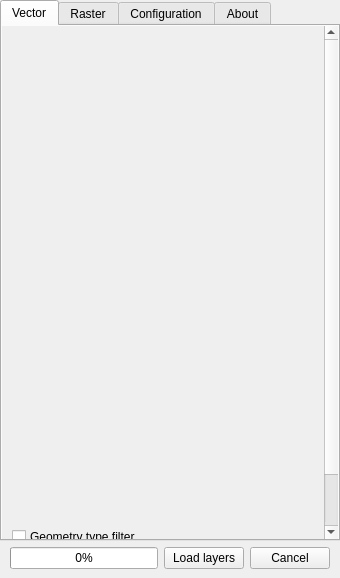
<?xml version="1.0" encoding="UTF-8"?>
<ui version="4.0">
 <class>DockWidget</class>
 <widget class="QDockWidget" name="DockWidget">
  <property name="geometry">
   <rect>
    <x>0</x>
    <y>0</y>
    <width>340</width>
    <height>578</height>
   </rect>
  </property>
  <property name="floating">
   <bool>false</bool>
  </property>
  <property name="allowedAreas">
   <set>Qt::LeftDockWidgetArea|Qt::RightDockWidgetArea</set>
  </property>
  <property name="windowTitle">
   <string>Load Them All</string>
  </property>
  <widget class="QWidget" name="dockWidgetContents">
   <layout class="QGridLayout" name="gridLayout_8">
    <property name="leftMargin">
     <number>0</number>
    </property>
    <property name="topMargin">
     <number>0</number>
    </property>
    <property name="rightMargin">
     <number>0</number>
    </property>
    <item row="0" column="0">
     <widget class="QTabWidget" name="tabWidget">
      <property name="maximumSize">
       <size>
        <width>16777215</width>
        <height>16777215</height>
       </size>
      </property>
      <property name="currentIndex">
       <number>0</number>
      </property>
      <widget class="QWidget" name="tabVector">
       <attribute name="title">
        <string>Vector</string>
       </attribute>
       <layout class="QGridLayout" name="gridLayout_6">
        <property name="leftMargin">
         <number>0</number>
        </property>
        <property name="topMargin">
         <number>0</number>
        </property>
        <property name="rightMargin">
         <number>0</number>
        </property>
        <property name="bottomMargin">
         <number>0</number>
        </property>
        <item row="0" column="0">
         <widget class="QScrollArea" name="scrollArea">
          <property name="frameShape">
           <enum>QFrame::NoFrame</enum>
          </property>
          <property name="horizontalScrollBarPolicy">
           <enum>Qt::ScrollBarAlwaysOff</enum>
          </property>
          <property name="widgetResizable">
           <bool>true</bool>
          </property>
          <widget class="QWidget" name="scrollAreaWidgetContents">
           <property name="geometry">
            <rect>
             <x>0</x>
             <y>-93</y>
             <width>322</width>
             <height>579</height>
            </rect>
           </property>
           <layout class="QGridLayout" name="gridLayout">
            <item row="0" column="0">
             <widget class="QStackedWidget" name="stackedWidgetVector">
              <property name="minimumSize">
               <size>
                <width>0</width>
                <height>488</height>
               </size>
              </property>
              <widget class="QWidget" name="page"/>
              <widget class="QWidget" name="page_2"/>
             </widget>
            </item>
            <item row="1" column="0">
             <widget class="QGroupBox" name="groupBoxGeometryTypeFilter">
              <property name="toolTip">
               <string/>
              </property>
              <property name="title">
               <string>Geometry type filter</string>
              </property>
              <property name="checkable">
               <bool>true</bool>
              </property>
              <property name="checked">
               <bool>false</bool>
              </property>
              <layout class="QGridLayout" name="gridLayout_2">
               <property name="leftMargin">
                <number>9</number>
               </property>
               <property name="topMargin">
                <number>9</number>
               </property>
               <property name="bottomMargin">
                <number>9</number>
               </property>
               <item row="0" column="3">
                <widget class="QCheckBox" name="chkPolygon">
                 <property name="text">
                  <string>Polygon</string>
                 </property>
                </widget>
               </item>
               <item row="0" column="1">
                <widget class="QCheckBox" name="chkPoint">
                 <property name="text">
                  <string>Point</string>
                 </property>
                </widget>
               </item>
               <item row="0" column="2">
                <widget class="QCheckBox" name="chkLine">
                 <property name="text">
                  <string>Line</string>
                 </property>
                </widget>
               </item>
               <item row="0" column="0">
                <spacer name="horizontalSpacer">
                 <property name="orientation">
                  <enum>Qt::Horizontal</enum>
                 </property>
                 <property name="sizeType">
                  <enum>QSizePolicy::Fixed</enum>
                 </property>
                 <property name="sizeHint" stdset="0">
                  <size>
                   <width>30</width>
                   <height>20</height>
                  </size>
                 </property>
                </spacer>
               </item>
              </layout>
             </widget>
            </item>
           </layout>
          </widget>
         </widget>
        </item>
       </layout>
      </widget>
      <widget class="QWidget" name="tabRaster">
       <attribute name="title">
        <string>Raster</string>
       </attribute>
       <layout class="QVBoxLayout" name="verticalLayout_5">
        <property name="leftMargin">
         <number>0</number>
        </property>
        <property name="topMargin">
         <number>0</number>
        </property>
        <property name="rightMargin">
         <number>0</number>
        </property>
        <property name="bottomMargin">
         <number>0</number>
        </property>
        <item>
         <widget class="QScrollArea" name="scrollArea_2">
          <property name="frameShape">
           <enum>QFrame::NoFrame</enum>
          </property>
          <property name="horizontalScrollBarPolicy">
           <enum>Qt::ScrollBarAlwaysOff</enum>
          </property>
          <property name="widgetResizable">
           <bool>true</bool>
          </property>
          <widget class="QWidget" name="scrollAreaWidgetContents_4">
           <property name="geometry">
            <rect>
             <x>0</x>
             <y>0</y>
             <width>322</width>
             <height>608</height>
            </rect>
           </property>
           <layout class="QGridLayout" name="gridLayout_11">
            <item row="0" column="0">
             <widget class="QStackedWidget" name="stackedWidgetRaster">
              <property name="minimumSize">
               <size>
                <width>0</width>
                <height>488</height>
               </size>
              </property>
              <widget class="QWidget" name="page_7"/>
              <widget class="QWidget" name="page_8"/>
             </widget>
            </item>
            <item row="1" column="0">
             <widget class="QGroupBox" name="groupBoxRasterTypeFilter">
              <property name="title">
               <string>Raster type filter</string>
              </property>
              <property name="checkable">
               <bool>true</bool>
              </property>
              <property name="checked">
               <bool>false</bool>
              </property>
              <layout class="QGridLayout" name="gridLayout_10">
               <property name="leftMargin">
                <number>10</number>
               </property>
               <property name="topMargin">
                <number>9</number>
               </property>
               <property name="bottomMargin">
                <number>9</number>
               </property>
               <item row="0" column="0">
                <widget class="QCheckBox" name="chkGray">
                 <property name="text">
                  <string>Gray or Undefined</string>
                 </property>
                </widget>
               </item>
               <item row="0" column="1">
                <widget class="QCheckBox" name="chkPalette">
                 <property name="text">
                  <string>Palette</string>
                 </property>
                </widget>
               </item>
               <item row="1" column="0">
                <widget class="QCheckBox" name="chkMultiband">
                 <property name="text">
                  <string>Multiband</string>
                 </property>
                </widget>
               </item>
               <item row="1" column="1">
                <widget class="QCheckBox" name="chkColorLayer">
                 <property name="text">
                  <string>Color Layer</string>
                 </property>
                </widget>
               </item>
              </layout>
             </widget>
            </item>
           </layout>
          </widget>
         </widget>
        </item>
       </layout>
      </widget>
      <widget class="QWidget" name="tabConfiguration">
       <property name="sizePolicy">
        <sizepolicy hsizetype="Expanding" vsizetype="Expanding">
         <horstretch>0</horstretch>
         <verstretch>0</verstretch>
        </sizepolicy>
       </property>
       <attribute name="title">
        <string>Configuration</string>
       </attribute>
       <layout class="QGridLayout" name="gridLayout_4">
        <property name="leftMargin">
         <number>0</number>
        </property>
        <property name="topMargin">
         <number>0</number>
        </property>
        <property name="rightMargin">
         <number>0</number>
        </property>
        <property name="bottomMargin">
         <number>0</number>
        </property>
        <property name="horizontalSpacing">
         <number>6</number>
        </property>
        <item row="0" column="0">
         <widget class="QScrollArea" name="scrollArea_3">
          <property name="frameShape">
           <enum>QFrame::NoFrame</enum>
          </property>
          <property name="horizontalScrollBarPolicy">
           <enum>Qt::ScrollBarAlwaysOff</enum>
          </property>
          <property name="widgetResizable">
           <bool>true</bool>
          </property>
          <property name="alignment">
           <set>Qt::AlignCenter</set>
          </property>
          <widget class="QWidget" name="scrollAreaWidgetContents_2">
           <property name="geometry">
            <rect>
             <x>0</x>
             <y>0</y>
             <width>348</width>
             <height>515</height>
            </rect>
           </property>
           <property name="sizePolicy">
            <sizepolicy hsizetype="Expanding" vsizetype="Expanding">
             <horstretch>0</horstretch>
             <verstretch>0</verstretch>
            </sizepolicy>
           </property>
           <layout class="QGridLayout" name="gridLayout_3">
            <property name="topMargin">
             <number>9</number>
            </property>
            <item row="0" column="0">
             <layout class="QGridLayout" name="gridLayout_14">
              <property name="leftMargin">
               <number>6</number>
              </property>
              <property name="topMargin">
               <number>0</number>
              </property>
              <property name="rightMargin">
               <number>0</number>
              </property>
              <property name="bottomMargin">
               <number>0</number>
              </property>
              <item row="0" column="0">
               <spacer name="verticalSpacer">
                <property name="orientation">
                 <enum>Qt::Vertical</enum>
                </property>
                <property name="sizeType">
                 <enum>QSizePolicy::Preferred</enum>
                </property>
                <property name="sizeHint" stdset="0">
                 <size>
                  <width>20</width>
                  <height>13</height>
                 </size>
                </property>
               </spacer>
              </item>
              <item row="1" column="0">
               <widget class="QCheckBox" name="chkGroups">
                <property name="sizePolicy">
                 <sizepolicy hsizetype="Preferred" vsizetype="Expanding">
                  <horstretch>0</horstretch>
                  <verstretch>0</verstretch>
                 </sizepolicy>
                </property>
                <property name="maximumSize">
                 <size>
                  <width>16777215</width>
                  <height>16777215</height>
                 </size>
                </property>
                <property name="text">
                 <string>Create groups based on directories' names</string>
                </property>
                <property name="checked">
                 <bool>true</bool>
                </property>
               </widget>
              </item>
              <item row="2" column="0">
               <widget class="QCheckBox" name="chkLayersOff">
                <property name="sizePolicy">
                 <sizepolicy hsizetype="Minimum" vsizetype="Expanding">
                  <horstretch>0</horstretch>
                  <verstretch>0</verstretch>
                 </sizepolicy>
                </property>
                <property name="maximumSize">
                 <size>
                  <width>16777215</width>
                  <height>16777215</height>
                 </size>
                </property>
                <property name="text">
                 <string>Turn off the loaded layers</string>
                </property>
                <property name="checked">
                 <bool>true</bool>
                </property>
               </widget>
              </item>
              <item row="3" column="0">
               <widget class="QCheckBox" name="chkDoNotEmpty">
                <property name="sizePolicy">
                 <sizepolicy hsizetype="Minimum" vsizetype="Expanding">
                  <horstretch>0</horstretch>
                  <verstretch>0</verstretch>
                 </sizepolicy>
                </property>
                <property name="text">
                 <string>Do not load empty vector layers </string>
                </property>
                <property name="checked">
                 <bool>true</bool>
                </property>
               </widget>
              </item>
              <item row="4" column="0">
               <widget class="QCheckBox" name="chkSort">
                <property name="sizePolicy">
                 <sizepolicy hsizetype="Minimum" vsizetype="Expanding">
                  <horstretch>0</horstretch>
                  <verstretch>0</verstretch>
                 </sizepolicy>
                </property>
                <property name="text">
                 <string>Sort loaded layers by name</string>
                </property>
                <property name="checked">
                 <bool>true</bool>
                </property>
               </widget>
              </item>
              <item row="5" column="0">
               <layout class="QHBoxLayout" name="horizontalLayout_3">
                <item>
                 <spacer name="horizontalSpacer_5">
                  <property name="orientation">
                   <enum>Qt::Horizontal</enum>
                  </property>
                  <property name="sizeType">
                   <enum>QSizePolicy::Fixed</enum>
                  </property>
                  <property name="sizeHint" stdset="0">
                   <size>
                    <width>25</width>
                    <height>10</height>
                   </size>
                  </property>
                 </spacer>
                </item>
                <item>
                 <widget class="QCheckBox" name="chkReverseSort">
                  <property name="sizePolicy">
                   <sizepolicy hsizetype="Minimum" vsizetype="Expanding">
                    <horstretch>0</horstretch>
                    <verstretch>0</verstretch>
                   </sizepolicy>
                  </property>
                  <property name="text">
                   <string>Reverse sort order</string>
                  </property>
                 </widget>
                </item>
               </layout>
              </item>
              <item row="6" column="0">
               <widget class="QCheckBox" name="chkCaseInsensitive">
                <property name="sizePolicy">
                 <sizepolicy hsizetype="Minimum" vsizetype="Expanding">
                  <horstretch>0</horstretch>
                  <verstretch>0</verstretch>
                 </sizepolicy>
                </property>
                <property name="text">
                 <string>Ignore case in the alphanumeric filter</string>
                </property>
                <property name="checked">
                 <bool>true</bool>
                </property>
               </widget>
              </item>
              <item row="7" column="0">
               <widget class="QCheckBox" name="chkAccentInsensitive">
                <property name="sizePolicy">
                 <sizepolicy hsizetype="Minimum" vsizetype="Expanding">
                  <horstretch>0</horstretch>
                  <verstretch>0</verstretch>
                 </sizepolicy>
                </property>
                <property name="toolTip">
                 <string>This option requires the Python lib 'unidecode'</string>
                </property>
                <property name="text">
                 <string>Ignore accents in the alphanumeric filter</string>
                </property>
                <property name="checked">
                 <bool>false</bool>
                </property>
               </widget>
              </item>
              <item row="10" column="0">
               <widget class="QGroupBox" name="groupBox_2">
                <property name="sizePolicy">
                 <sizepolicy hsizetype="Preferred" vsizetype="MinimumExpanding">
                  <horstretch>0</horstretch>
                  <verstretch>0</verstretch>
                 </sizepolicy>
                </property>
                <property name="title">
                 <string>SubLayers</string>
                </property>
                <layout class="QGridLayout" name="gridLayout_13">
                 <item row="0" column="0">
                  <widget class="QCheckBox" name="chkSearchParentLayer">
                   <property name="text">
                    <string>Include parent in search</string>
                   </property>
                  </widget>
                 </item>
                 <item row="1" column="0">
                  <widget class="QCheckBox" name="chkAddParentLayerName">
                   <property name="text">
                    <string>Include parent name in loaded sublayers</string>
                   </property>
                   <property name="checked">
                    <bool>true</bool>
                   </property>
                  </widget>
                 </item>
                </layout>
               </widget>
              </item>
              <item row="12" column="0">
               <widget class="QGroupBox" name="groupBox">
                <property name="minimumSize">
                 <size>
                  <width>0</width>
                  <height>60</height>
                 </size>
                </property>
                <property name="maximumSize">
                 <size>
                  <width>16777215</width>
                  <height>100</height>
                 </size>
                </property>
                <property name="title">
                 <string/>
                </property>
                <layout class="QGridLayout" name="gridLayout_5">
                 <item row="0" column="0">
                  <layout class="QHBoxLayout" name="horizontalLayout_2" stretch="1,1">
                   <property name="spacing">
                    <number>6</number>
                   </property>
                   <property name="topMargin">
                    <number>0</number>
                   </property>
                   <item>
                    <widget class="QLineEdit" name="txtNumLayersToConfirm">
                     <property name="maximumSize">
                      <size>
                       <width>50</width>
                       <height>25</height>
                      </size>
                     </property>
                     <property name="text">
                      <string>50</string>
                     </property>
                    </widget>
                   </item>
                   <item>
                    <widget class="QLabel" name="label_6">
                     <property name="minimumSize">
                      <size>
                       <width>0</width>
                       <height>0</height>
                      </size>
                     </property>
                     <property name="font">
                      <font>
                       <pointsize>9</pointsize>
                      </font>
                     </property>
                     <property name="text">
                      <string>Number of layers to show you a confirmation dialog before the load</string>
                     </property>
                     <property name="alignment">
                      <set>Qt::AlignLeading|Qt::AlignLeft|Qt::AlignVCenter</set>
                     </property>
                     <property name="wordWrap">
                      <bool>true</bool>
                     </property>
                    </widget>
                   </item>
                  </layout>
                 </item>
                </layout>
               </widget>
              </item>
              <item row="13" column="0">
               <spacer name="verticalSpacer_2">
                <property name="orientation">
                 <enum>Qt::Vertical</enum>
                </property>
                <property name="sizeType">
                 <enum>QSizePolicy::Preferred</enum>
                </property>
                <property name="sizeHint" stdset="0">
                 <size>
                  <width>20</width>
                  <height>13</height>
                 </size>
                </property>
               </spacer>
              </item>
              <item row="8" column="0">
               <widget class="QCheckBox" name="chkStyles">
                <property name="toolTip">
                 <string>When checked, if groups are checked and a QML is found inside a layer folder with the
same folder name (e.g., my_group.qml), it will be applied to all layers inside that group.</string>
                </property>
                <property name="text">
                 <string>Apply group style to layers</string>
                </property>
               </widget>
              </item>
              <item row="9" column="0">
               <spacer name="verticalSpacer_11">
                <property name="orientation">
                 <enum>Qt::Vertical</enum>
                </property>
                <property name="sizeHint" stdset="0">
                 <size>
                  <width>20</width>
                  <height>40</height>
                 </size>
                </property>
               </spacer>
              </item>
             </layout>
            </item>
           </layout>
          </widget>
         </widget>
        </item>
       </layout>
      </widget>
      <widget class="QWidget" name="tabAbout">
       <attribute name="title">
        <string>About</string>
       </attribute>
       <layout class="QGridLayout" name="gridLayout_7">
        <property name="leftMargin">
         <number>0</number>
        </property>
        <property name="topMargin">
         <number>0</number>
        </property>
        <property name="rightMargin">
         <number>0</number>
        </property>
        <property name="bottomMargin">
         <number>0</number>
        </property>
        <property name="spacing">
         <number>6</number>
        </property>
        <item row="0" column="0">
         <widget class="QScrollArea" name="scrollArea_4">
          <property name="frameShape">
           <enum>QFrame::NoFrame</enum>
          </property>
          <property name="lineWidth">
           <number>1</number>
          </property>
          <property name="horizontalScrollBarPolicy">
           <enum>Qt::ScrollBarAlwaysOff</enum>
          </property>
          <property name="widgetResizable">
           <bool>true</bool>
          </property>
          <widget class="QWidget" name="scrollAreaWidgetContents_3">
           <property name="geometry">
            <rect>
             <x>0</x>
             <y>0</y>
             <width>358</width>
             <height>486</height>
            </rect>
           </property>
           <layout class="QGridLayout" name="gridLayout_12">
            <item row="0" column="0">
             <spacer name="verticalSpacer_5">
              <property name="orientation">
               <enum>Qt::Vertical</enum>
              </property>
              <property name="sizeHint" stdset="0">
               <size>
                <width>20</width>
                <height>15</height>
               </size>
              </property>
             </spacer>
            </item>
            <item row="1" column="0">
             <widget class="QLabel" name="label_4">
              <property name="text">
               <string>The &lt;i&gt;Load Them All&lt;/i&gt; plugin allows you to load at the same time a number of layers stored in a directory structure, based on a variety of filters you may customize.</string>
              </property>
              <property name="scaledContents">
               <bool>false</bool>
              </property>
              <property name="alignment">
               <set>Qt::AlignCenter</set>
              </property>
              <property name="wordWrap">
               <bool>true</bool>
              </property>
              <property name="textInteractionFlags">
               <set>Qt::LinksAccessibleByMouse|Qt::TextSelectableByKeyboard|Qt::TextSelectableByMouse</set>
              </property>
             </widget>
            </item>
            <item row="2" column="0">
             <spacer name="verticalSpacer_8">
              <property name="orientation">
               <enum>Qt::Vertical</enum>
              </property>
              <property name="sizeHint" stdset="0">
               <size>
                <width>20</width>
                <height>20</height>
               </size>
              </property>
             </spacer>
            </item>
            <item row="3" column="0">
             <layout class="QGridLayout" name="gridLayout_9">
              <item row="0" column="0">
               <spacer name="horizontalSpacer_4">
                <property name="orientation">
                 <enum>Qt::Horizontal</enum>
                </property>
                <property name="sizeHint" stdset="0">
                 <size>
                  <width>40</width>
                  <height>20</height>
                 </size>
                </property>
               </spacer>
              </item>
              <item row="0" column="1">
               <widget class="QPushButton" name="btnHelp">
                <property name="text">
                 <string>Help</string>
                </property>
               </widget>
              </item>
              <item row="0" column="2">
               <spacer name="horizontalSpacer_3">
                <property name="orientation">
                 <enum>Qt::Horizontal</enum>
                </property>
                <property name="sizeHint" stdset="0">
                 <size>
                  <width>40</width>
                  <height>20</height>
                 </size>
                </property>
               </spacer>
              </item>
             </layout>
            </item>
            <item row="4" column="0">
             <spacer name="verticalSpacer_6">
              <property name="orientation">
               <enum>Qt::Vertical</enum>
              </property>
              <property name="sizeHint" stdset="0">
               <size>
                <width>20</width>
                <height>20</height>
               </size>
              </property>
             </spacer>
            </item>
            <item row="5" column="0">
             <widget class="QLabel" name="label_5">
              <property name="minimumSize">
               <size>
                <width>0</width>
                <height>40</height>
               </size>
              </property>
              <property name="font">
               <font>
                <family>Sans Serif</family>
                <pointsize>10</pointsize>
                <weight>50</weight>
                <italic>false</italic>
                <bold>false</bold>
               </font>
              </property>
              <property name="styleSheet">
               <string notr="true">font:10pt &quot;Sans Serif&quot;;</string>
              </property>
              <property name="text">
               <string>&lt;html&gt;&lt;head/&gt;&lt;body&gt;&lt;p&gt;Feel free to report bugs, suggest improvements or say hello at gcarrillo@linuxmail.org or directly at the &lt;a href=&quot;https://github.com/gacarrillor/loadthemall&quot;&gt;&lt;span style=&quot; text-decoration: underline; color:#0000ff;&quot;&gt;GitHub repository&lt;/span&gt;&lt;/a&gt;&lt;/p&gt;&lt;/body&gt;&lt;/html&gt;</string>
              </property>
              <property name="alignment">
               <set>Qt::AlignCenter</set>
              </property>
              <property name="wordWrap">
               <bool>true</bool>
              </property>
              <property name="openExternalLinks">
               <bool>true</bool>
              </property>
              <property name="textInteractionFlags">
               <set>Qt::LinksAccessibleByKeyboard|Qt::LinksAccessibleByMouse|Qt::TextBrowserInteraction|Qt::TextSelectableByKeyboard|Qt::TextSelectableByMouse</set>
              </property>
             </widget>
            </item>
            <item row="6" column="0">
             <spacer name="verticalSpacer_7">
              <property name="orientation">
               <enum>Qt::Vertical</enum>
              </property>
              <property name="sizeHint" stdset="0">
               <size>
                <width>20</width>
                <height>20</height>
               </size>
              </property>
             </spacer>
            </item>
            <item row="7" column="0">
             <layout class="QHBoxLayout" name="horizontalLayout_4">
              <item>
               <spacer name="horizontalSpacer_2">
                <property name="orientation">
                 <enum>Qt::Horizontal</enum>
                </property>
                <property name="sizeHint" stdset="0">
                 <size>
                  <width>40</width>
                  <height>20</height>
                 </size>
                </property>
               </spacer>
              </item>
              <item>
               <widget class="QLabel" name="label_2">
                <property name="maximumSize">
                 <size>
                  <width>85</width>
                  <height>16777215</height>
                 </size>
                </property>
                <property name="text">
                 <string/>
                </property>
                <property name="pixmap">
                 <pixmap resource="../resources/resources.qrc">:/plugins/loadthemall/logo_80x94.png</pixmap>
                </property>
               </widget>
              </item>
              <item>
               <layout class="QVBoxLayout" name="verticalLayout_3">
                <property name="spacing">
                 <number>0</number>
                </property>
                <property name="sizeConstraint">
                 <enum>QLayout::SetDefaultConstraint</enum>
                </property>
                <property name="leftMargin">
                 <number>9</number>
                </property>
                <item>
                 <spacer name="verticalSpacer_3">
                  <property name="orientation">
                   <enum>Qt::Vertical</enum>
                  </property>
                  <property name="sizeHint" stdset="0">
                   <size>
                    <width>20</width>
                    <height>20</height>
                   </size>
                  </property>
                 </spacer>
                </item>
                <item>
                 <widget class="QLabel" name="label">
                  <property name="minimumSize">
                   <size>
                    <width>230</width>
                    <height>0</height>
                   </size>
                  </property>
                  <property name="font">
                   <font>
                    <family>Sans Serif</family>
                    <pointsize>8</pointsize>
                    <weight>50</weight>
                    <italic>false</italic>
                    <bold>false</bold>
                   </font>
                  </property>
                  <property name="styleSheet">
                   <string notr="true">font: 8pt &quot;Sans Serif&quot;;</string>
                  </property>
                  <property name="text">
                   <string>Copyright (C) 2010-2021 Germán Carrillo</string>
                  </property>
                  <property name="wordWrap">
                   <bool>false</bool>
                  </property>
                  <property name="textInteractionFlags">
                   <set>Qt::LinksAccessibleByMouse|Qt::TextSelectableByKeyboard|Qt::TextSelectableByMouse</set>
                  </property>
                 </widget>
                </item>
                <item>
                 <widget class="QLabel" name="label_3">
                  <property name="font">
                   <font>
                    <family>Sans Serif</family>
                    <pointsize>8</pointsize>
                    <weight>50</weight>
                    <italic>false</italic>
                    <bold>false</bold>
                   </font>
                  </property>
                  <property name="styleSheet">
                   <string notr="true">font: 8pt &quot;Sans Serif&quot;;</string>
                  </property>
                  <property name="text">
                   <string>&lt;i&gt;Licensed under the terms of GNU GPL 2&lt;/i&gt;</string>
                  </property>
                  <property name="wordWrap">
                   <bool>true</bool>
                  </property>
                  <property name="textInteractionFlags">
                   <set>Qt::LinksAccessibleByMouse|Qt::TextSelectableByKeyboard|Qt::TextSelectableByMouse</set>
                  </property>
                 </widget>
                </item>
                <item>
                 <spacer name="verticalSpacer_9">
                  <property name="orientation">
                   <enum>Qt::Vertical</enum>
                  </property>
                  <property name="sizeType">
                   <enum>QSizePolicy::Maximum</enum>
                  </property>
                  <property name="sizeHint" stdset="0">
                   <size>
                    <width>20</width>
                    <height>20</height>
                   </size>
                  </property>
                 </spacer>
                </item>
                <item>
                 <widget class="QLabel" name="label_7">
                  <property name="font">
                   <font>
                    <family>Sans Serif</family>
                    <pointsize>8</pointsize>
                    <weight>50</weight>
                    <italic>false</italic>
                    <bold>false</bold>
                   </font>
                  </property>
                  <property name="styleSheet">
                   <string notr="true">font: 8pt &quot;Sans Serif&quot;;</string>
                  </property>
                  <property name="text">
                   <string>&lt;html&gt;&lt;head/&gt;&lt;body&gt;&lt;p&gt;&lt;span style=&quot; font-style:italic;&quot;&gt;Code contributors:&lt;/span&gt;&lt;br/&gt;&lt;br/&gt;&amp;nbsp;&amp;nbsp;&amp;nbsp;&amp;nbsp;David Bakeman (v2.1 and v2.4)&lt;br/&gt;&amp;nbsp;&amp;nbsp;&amp;nbsp;&amp;nbsp;Soeren Gebbert (v2.3)&lt;br/&gt;&amp;nbsp;&amp;nbsp;&amp;nbsp;&amp;nbsp;Jean Hemmi (v3.1 &amp;amp; French transl.)&lt;br/&gt;&amp;nbsp;&amp;nbsp;&amp;nbsp;&amp;nbsp;Guillaume Lostis (v3.3)&lt;/p&gt;&lt;/body&gt;&lt;/html&gt;</string>
                  </property>
                  <property name="wordWrap">
                   <bool>true</bool>
                  </property>
                  <property name="textInteractionFlags">
                   <set>Qt::LinksAccessibleByMouse|Qt::TextSelectableByKeyboard|Qt::TextSelectableByMouse</set>
                  </property>
                 </widget>
                </item>
                <item>
                 <spacer name="verticalSpacer_4">
                  <property name="orientation">
                   <enum>Qt::Vertical</enum>
                  </property>
                  <property name="sizeHint" stdset="0">
                   <size>
                    <width>20</width>
                    <height>20</height>
                   </size>
                  </property>
                 </spacer>
                </item>
               </layout>
              </item>
              <item>
               <spacer name="horizontalSpacer_8">
                <property name="orientation">
                 <enum>Qt::Horizontal</enum>
                </property>
                <property name="sizeHint" stdset="0">
                 <size>
                  <width>40</width>
                  <height>20</height>
                 </size>
                </property>
               </spacer>
              </item>
             </layout>
            </item>
            <item row="8" column="0">
             <spacer name="verticalSpacer_10">
              <property name="orientation">
               <enum>Qt::Vertical</enum>
              </property>
              <property name="sizeHint" stdset="0">
               <size>
                <width>20</width>
                <height>5</height>
               </size>
              </property>
             </spacer>
            </item>
           </layout>
          </widget>
         </widget>
        </item>
       </layout>
      </widget>
     </widget>
    </item>
    <item row="1" column="0">
     <layout class="QHBoxLayout" name="horizontalLayout">
      <item>
       <spacer name="horizontalSpacer_6">
        <property name="orientation">
         <enum>Qt::Horizontal</enum>
        </property>
        <property name="sizeType">
         <enum>QSizePolicy::Fixed</enum>
        </property>
        <property name="sizeHint" stdset="0">
         <size>
          <width>10</width>
          <height>20</height>
         </size>
        </property>
       </spacer>
      </item>
      <item>
       <widget class="QProgressBar" name="progressBar">
        <property name="value">
         <number>0</number>
        </property>
       </widget>
      </item>
      <item>
       <widget class="QPushButton" name="btnLoadLayers">
        <property name="text">
         <string>Load layers</string>
        </property>
       </widget>
      </item>
      <item>
       <widget class="QPushButton" name="btnCancel">
        <property name="text">
         <string>Cancel</string>
        </property>
       </widget>
      </item>
      <item>
       <spacer name="horizontalSpacer_7">
        <property name="orientation">
         <enum>Qt::Horizontal</enum>
        </property>
        <property name="sizeType">
         <enum>QSizePolicy::Fixed</enum>
        </property>
        <property name="sizeHint" stdset="0">
         <size>
          <width>10</width>
          <height>20</height>
         </size>
        </property>
       </spacer>
      </item>
     </layout>
    </item>
   </layout>
  </widget>
 </widget>
 <connections/>
</ui>
